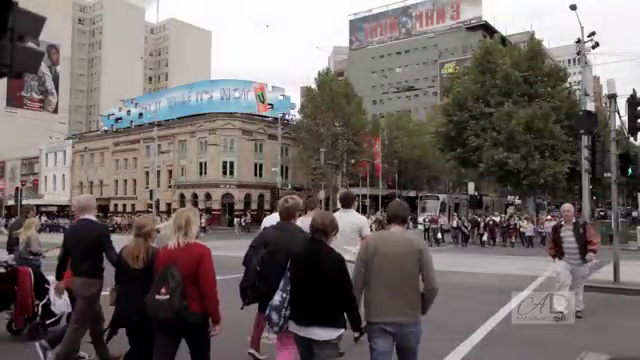
#> input picture frame 64 of pedestrian.mp4, 640 x 360 px
$ jupyter execute 'Car & Pedestrian Detection.ipynb'
#> lines starting #> are read from the running program, lines starting #| are printed output that depends on the picture; after the words box and inside, x2 and y2 are one past the last pixel; in counts of white or black regions, pixels touching at a corner belong together; pictures that were not available may be replaced by others from this repository, and a replacement may not be noted
## Car & Pedestrian Detection

### Pedistrian Detection

[cell 1]
import cv2
import numpy as np
import time

# Create our body classifier
body_classifier = cv2.CascadeClassifier(r'haarcascade_fullbody.xml')

# Initiate video capture for video file
cap = cv2.VideoCapture(r'pedestrian.mp4')

# Loop once video is successfully loaded
while cap.isOpened():

    # Read first frame
    ret, frame = cap.read()
#> frame is the input picture: shape (360, 640, 3); mean B, G, R 102.6, 104.5, 112.8
    #frame = cv2.resize(frame, None,fx=0.5, fy=0.5, interpolation = cv2.INTER_LINEAR)

    gray = cv2.cvtColor(frame, cv2.COLOR_BGR2GRAY)
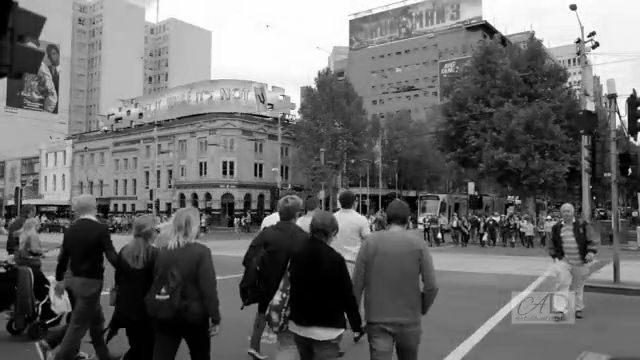
#> gray: shape (360, 640); min 0, max 255, mean 106.7
    # Pass frame to our body classifier
    bodies = body_classifier.detectMultiScale(gray, 1.2, 3)
#> bodies = ()

    # Extract bounding boxes for any bodies identified
    for (x,y,w,h) in bodies:
        cv2.rectangle(frame, (x, y), (x+w, y+h), (0, 255, 255), 2)
        cv2.imshow('Pedestrians', frame)
#> this loop made 0 passes

    if cv2.waitKey(1) == 13: #13 is the Enter Key
#> (key Esc is pressed here)
        break
    time.sleep(0.05)
cap.release()
cv2.destroyAllWindows()

### Car Detection

[cell 2]
import cv2
import time
import numpy as np

# Create our body classifier
car_classifier = cv2.CascadeClassifier(r'haarcascade_car.xml')

# Initiate video capture for video file
cap = cv2.VideoCapture(r'car.mp4')


# Loop once video is successfully loaded
while cap.isOpened():

    time.sleep(.05)
    # Read first frame
    ret, frame = cap.read()
    gray = cv2.cvtColor(frame, cv2.COLOR_BGR2GRAY)

    # Pass frame to our car classifier
    cars = car_classifier.detectMultiScale(gray, 1.4, 2)
#> cars = ()

    # Extract bounding boxes for any bodies identified
    for (x,y,w,h) in cars:
        cv2.rectangle(frame, (x, y), (x+w, y+h), (0, 255, 255), 2)
        cv2.imshow('Cars', frame)

    if cv2.waitKey(1) == 13: #13 is the Enter Key
#> (key Esc is pressed here)
        break
    time.sleep(0.05)
cap.release()
cv2.destroyAllWindows()

- **Full Body / Pedestrian Classifier ** - https://github.com/opencv/opencv/blob/master/data/haarcascades/haarcascade_fullbody.xml
- **Car Classifier ** - http://www.codeforge.com/read/241845/cars3.xml__html

# From opencv site

[cell 3]
from __future__ import print_function
import cv2 as cv
import argparse
def detectAndDisplay(frame):
    frame_gray = cv.cvtColor(frame, cv.COLOR_BGR2GRAY)
    frame_gray = cv.equalizeHist(frame_gray)
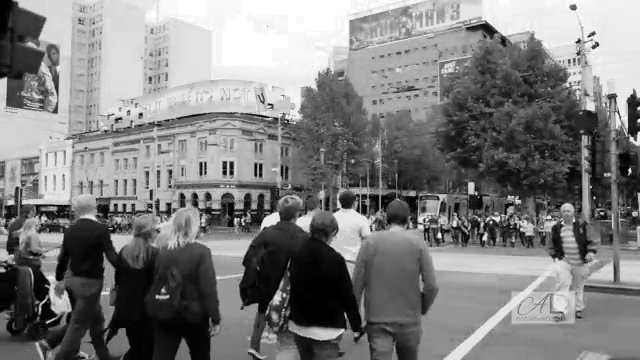
#> frame_gray: shape (360, 640); min 0, max 255, mean 127
    #-- Detect faces
    faces = face_cascade.detectMultiScale(frame_gray)
#> faces = ()
    for (x,y,w,h) in faces:
        center = (x + w//2, y + h//2)
        frame = cv.ellipse(frame, center, (w//2, h//2), 0, 0, 360, (255, 0, 255), 4)
        faceROI = frame_gray[y:y+h,x:x+w]
        #-- In each face, detect eyes
        eyes = eyes_cascade.detectMultiScale(faceROI)
        for (x2,y2,w2,h2) in eyes:
            eye_center = (x + x2 + w2//2, y + y2 + h2//2)
            radius = int(round((w2 + h2)*0.25))
            frame = cv.circle(frame, eye_center, radius, (255, 0, 0 ), 4)
    cv.imshow('Capture - Face detection', frame)
parser = argparse.ArgumentParser(description='Code for Cascade Classifier tutorial.')
parser.add_argument('--face_cascade', help='Path to face cascade.', default='data/haarcascades/haarcascade_frontalface_alt.xml')
parser.add_argument('--eyes_cascade', help='Path to eyes cascade.', default='data/haarcascades/haarcascade_eye_tree_eyeglasses.xml')
parser.add_argument('--camera', help='Camera divide number.', type=int, default=0)
args = parser.parse_args()
face_cascade_name = args.face_cascade
eyes_cascade_name = args.eyes_cascade
face_cascade = cv.CascadeClassifier()
eyes_cascade = cv.CascadeClassifier()
#-- 1. Load the cascades
if not face_cascade.load(cv.samples.findFile(face_cascade_name)):
    print('--(!)Error loading face cascade')
    exit(0)
if not eyes_cascade.load(cv.samples.findFile(eyes_cascade_name)):
    print('--(!)Error loading eyes cascade')
    exit(0)
camera_device = args.camera
#-- 2. Read the video stream
cap = cv.VideoCapture(camera_device)
if not cap.isOpened:
    print('--(!)Error opening video capture')
    exit(0)
while True:
    ret, frame = cap.read()
    if frame is None:
        print('--(!) No captured frame -- Break!')
        break
    detectAndDisplay(frame)
    if cv.waitKey(10) == 27:
#> (key Esc is pressed here)
        break

$ run again, starting later in the video
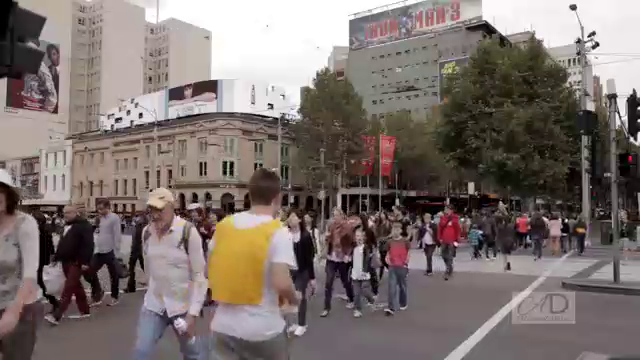
#> input picture frame 517 of pedestrian.mp4, 640 x 360 px
#> frame is the input picture: shape (360, 640, 3); mean B, G, R 109.9, 113.6, 124.5
#> bodies = [[434, 230, 28, 56], [190, 200, 30, 61], [519, 201, 34, 67], [183, 182, 44, 88]]
#> the loop `for (x,y,w,h) in bodies:` made 4 passes
#> after the loop `for (x,y,w,h) in bodies:`:
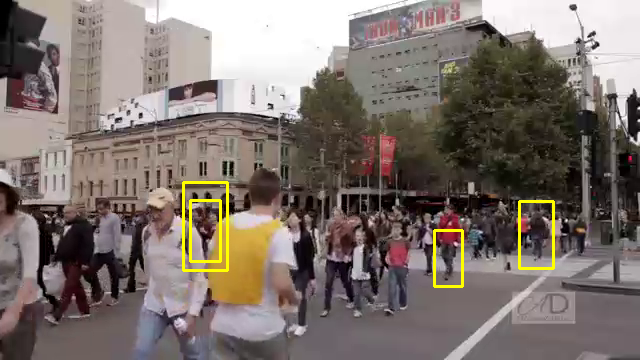
#> frame: shape (360, 640, 3); 1.06% of pixels changed, all inside (x1, y1, x2, y2) = (182, 181, 555, 288)
#> cars = ()
#> in detectAndDisplay, `frame_gray = cv.equalizeHist(frame_gray)`:
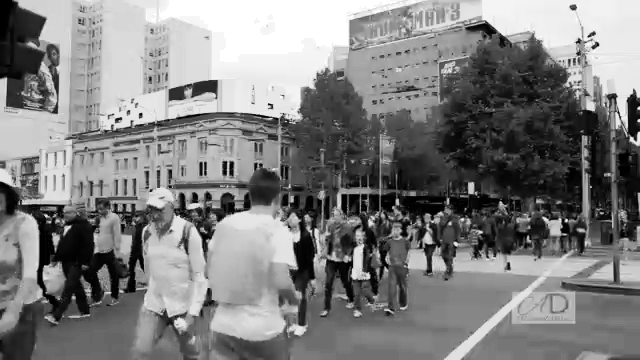
#> frame_gray: shape (360, 640); min 0, max 255, mean 128
